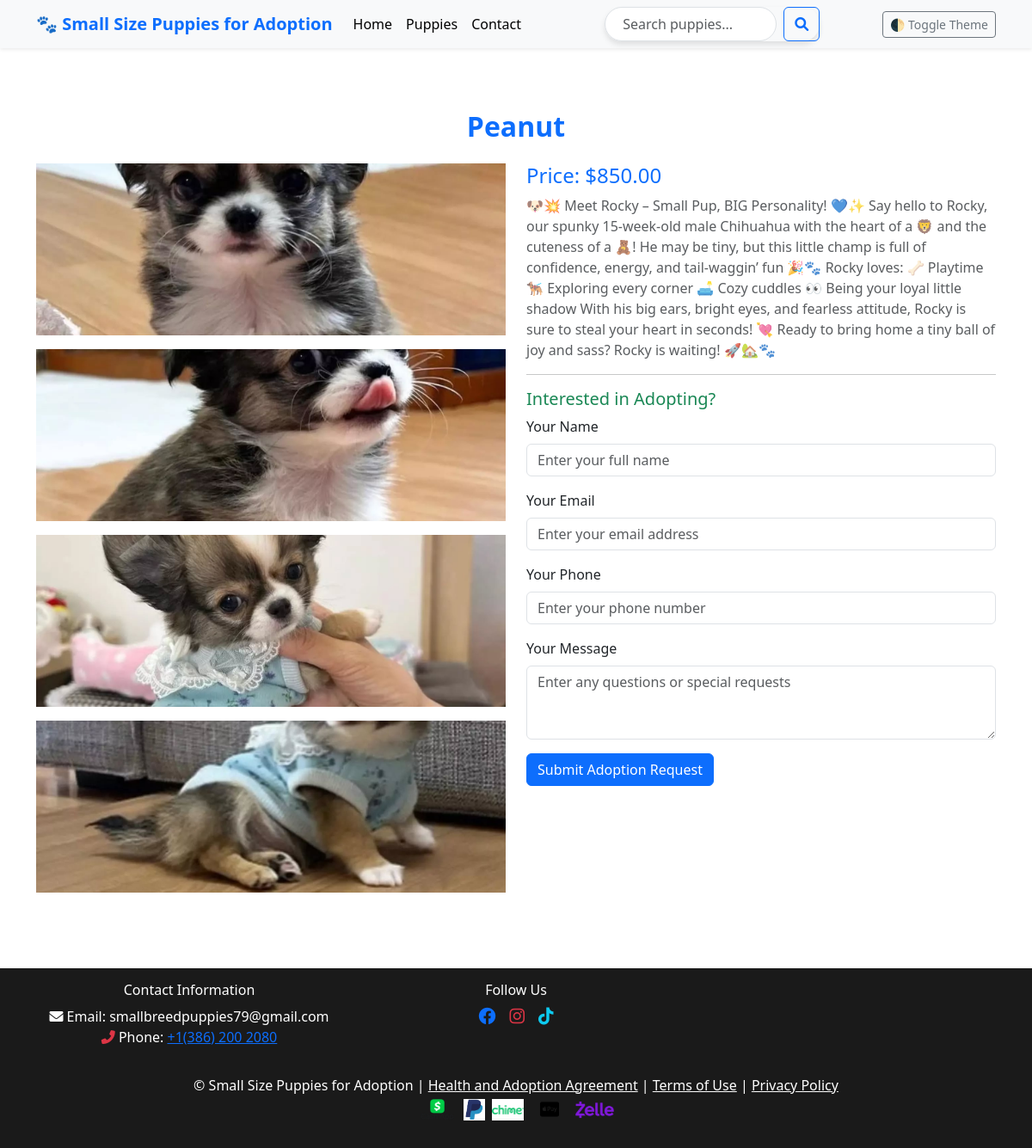
Page /puppy/8/ on the committed database.
### store/models.py (models this page shows, shortened)
class Puppy(models.Model):
    name = models.CharField(max_length=255)
    breed = models.CharField(max_length=255)
    description = models.TextField()
    price = models.DecimalField(max_digits=10, decimal_places=2)
    is_adopted = models.BooleanField(default=False)
    created_at = models.DateTimeField(auto_now_add=True)
    age = models.PositiveBigIntegerField(default=16)
    gender = models.CharField(max_length=255)
    registration = models.CharField(max_length=255)

class PuppyImage(models.Model):
    puppy = models.ForeignKey(Puppy, related_name='images', on_delete=models.CASCADE)
    image = models.ImageField(upload_to='puppy_images/')

### store/views.py (the view)
# urls.py: path('puppy/<int:pk>/', views.puppy_detail, name='puppy_detail'),
def puppy_detail(request, pk):
    puppy = get_object_or_404(Puppy, pk=pk)
    return render(request, 'store/puppy_detail.html', {'puppy': puppy})

### store/templates/store/puppy_detail.html (shortened to what this page needs)
{% extends "store/base.html" %}
{% block content %}
<div class="container my-5">
    <h2 class="text-center text-primary mb-4 fw-bold">{{ puppy.name }}</h2>
    <div class="row">
        <div class="col-12 col-md-6">
            {% for puppy_image in puppy.images.all %}
                <img src="{{ puppy_image.image.url }}" class="img-fluid mb-3 puppy-thumbnail" alt="{{ puppy.name }} Image" data-bs-toggle="modal" data-bs-target="#imageModal" data-bs-image="{{ puppy_image.image.url }}">
            {% empty %}
                <p>No images available for this puppy.</p>
            {% endfor %}
        </div>
        <div class="col-12 col-md-6">
            <h4 class="text-primary">Price: ${{ puppy.price }}</h4>
            <p class="text-muted">{{ puppy.description }}</p>
            <hr>
            <h5 class="text-success">Interested in Adopting?</h5>
            <form action="{% url 'adopt' puppy.id %}" method="POST">
                <div class="mb-3">
                    <label for="name" class="form-label">Your Name</label>
                    <input type="text" class="form-control" id="name" name="name" placeholder="Enter your full name" required>
                </div>
                <div class="mb-3">
                    <label for="email" class="form-label">Your Email</label>
                    <input type="email" class="form-control" id="email" name="email" placeholder="Enter your email address" required>
                </div>
                <div class="mb-3">
                    <label for="phone" class="form-label">Your Phone</label>
                    <input type="tel" class="form-control" id="phone" name="phone" placeholder="Enter your phone number" required>
                </div>
                <div class="mb-3">
                    <label for="message" class="form-label">Your Message</label>
                    <textarea class="form-control" id="message" name="message" rows="3" placeholder="Enter any questions or special requests" required></textarea>
                </div>
                <button type="submit" class="btn btn-primary">Submit Adoption Request</button>
            </form>
        </div>
    </div>
</div>
{% endblock %}

### store/templates/store/base.html (style rules this page uses)
html { transition: background-color 0.3s, color 0.3s; }

### store/templates/store/puppy_detail.html (style rules this page uses)
.puppy-thumbnail { width: 100%; height: 200px; object-fit: cover; transition: transform 0.3s ease, box-shadow 0.3s ease; }

### rows in the picture
Puppy: name "Peanut", price "850.00", description "🐶💥 Meet Rocky – Small Pup, BIG Personality! 💙✨ Say hello to Rocky, our spunky 15-week-old male Chihuahua with the heart of a 🦁 and the cuteness of a 🧸! He may be tiny, but this little champ is full of confidence, energy, and tail-waggin’ fun 🎉🐾 Rocky loves: 🦴 Playtime 🐕‍🦺 Exploring every corner 🛋️ Cozy cuddles 👀 Being your loyal little shadow With his big ears, bright eyes, and fearless attitude, Rocky is sure to steal your heart in seconds! 💘 Ready to bring home a tiny ball of joy and sass? Rocky is waiting! 🚀🏡🐾"
PuppyImage: image (picture)
PuppyImage: image (picture)
PuppyImage: image (picture)
PuppyImage: image (picture)
